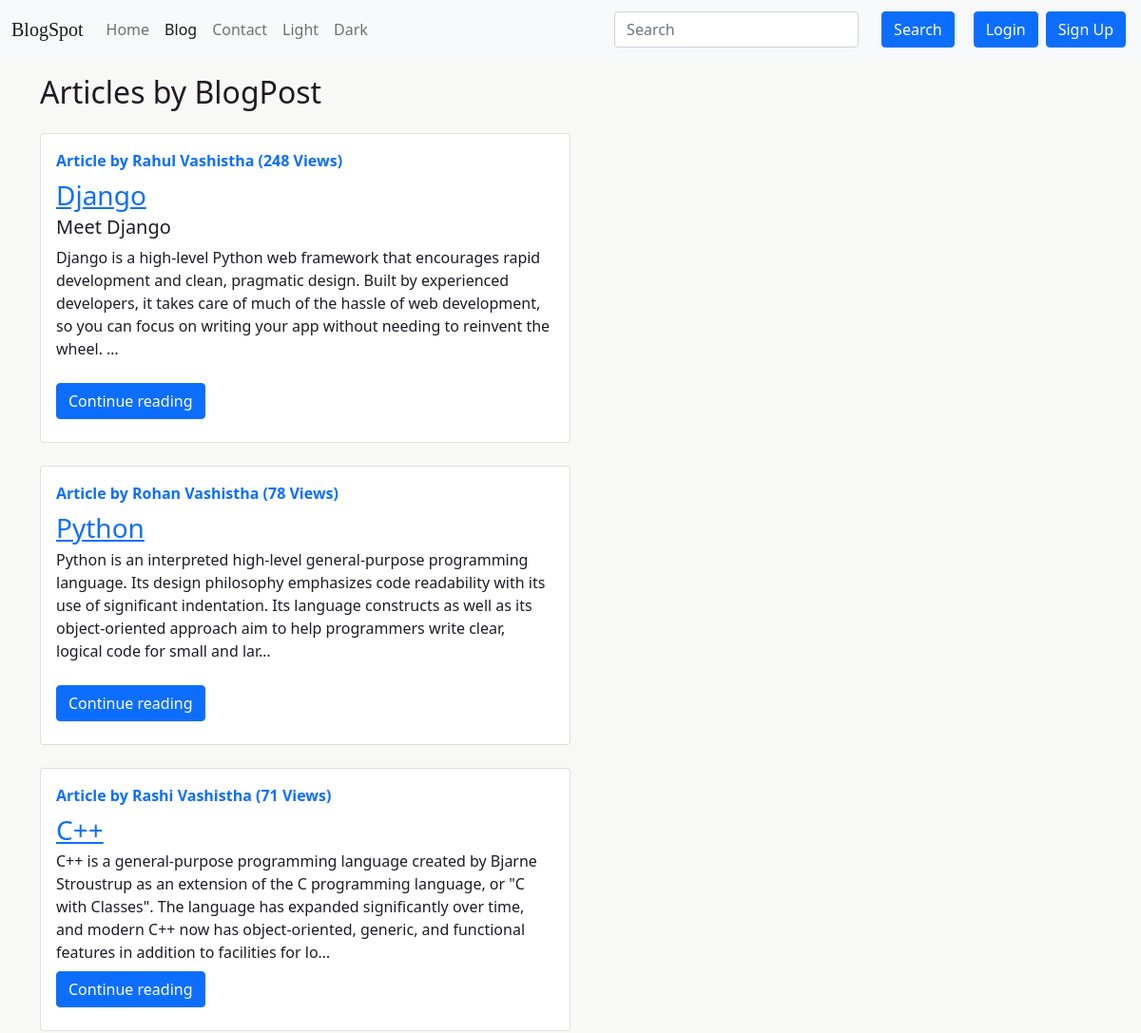
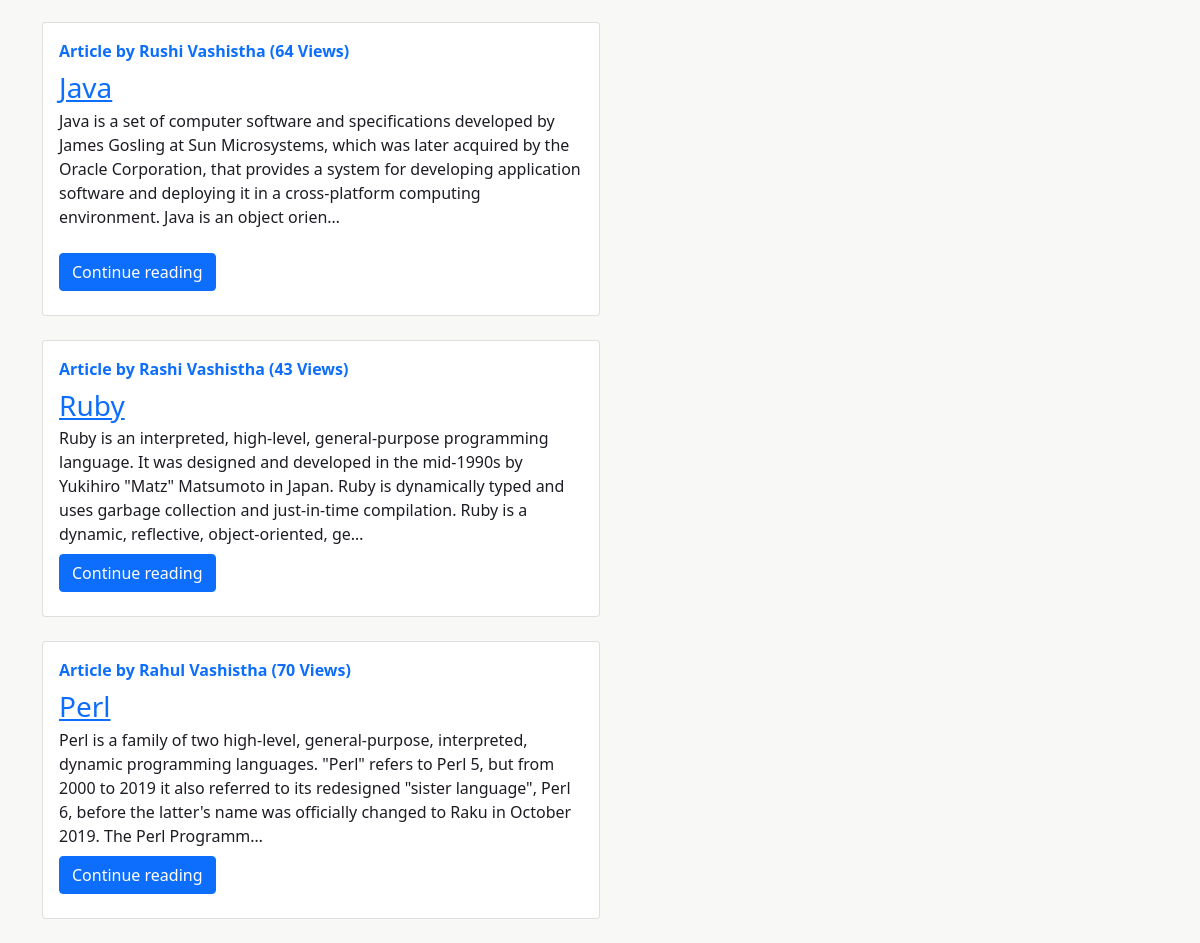
Screenshot of /blog/ with the database file from the repository (2 pictures, top to bottom).
### blog/models.py (models this page shows, shortened)
class Post(models.Model):
    sno = models.AutoField(primary_key=True)
    title = models.CharField(max_length=200)
    content = RichTextField()
    author = models.CharField(max_length=40)
    slug = models.CharField(max_length=140, blank=True, null=True)
    owner = models.ForeignKey('auth.User', related_name='snippets', on_delete=models.CASCADE)
    timeStamp = models.DateTimeField(auto_now=True)
    views = models.IntegerField(default=0, editable=False)

### blog/views.py (the view)
# urls.py: path('', views.PostListView.as_view(), name='post-list-view'),
class PostListView(ListView):
    model = Post
    template_name = 'blogHome.html'
    context_object_name = 'allPosts'

### blog/templates/blogHome.html (shortened to what this page needs)
{% extends "base.html" %}
{%block blogactive %} active {% endblock blogactive %}
{% block body %}
<div class="container my-3">
    <h2>Articles by BlogPost</h2>
    {% for post in allPosts %}
    <div class="col-md-6 my-4">
        <div class="card flex-md-row mb-4 box-shadow h-md-250">
            <div class="card-body d-flex flex-column align-items-start">
                <strong class="d-inline-block mb-2 text-primary">Article by {{post.author}}  ({{post.views}} Views)</strong>
                <h3 class="mb-0"><a href="/blog/{{post.slug}}" class="text-primary">{{post.title}}</a></h3>
                <p class="card-text mb-auto">{{post.content|safe| truncatechars:300}}</p>
                <div class="my-2">
                    <a href="/blog/{{post.slug}}" role="button" class="btn btn-primary">Continue reading</a>
                </div>
            </div>
        </div>
    </div>
    {% endfor %}
</div>
{% endblock body %}

### templates/base.html (shortened to what this page needs)
{% load humanize %}
{% load static %}
<!DOCTYPE html>
<html lang="en">
<head>
  <link href="https://cdn.jsdelivr.net/npm/bootstrap@5.1.0/dist/css/bootstrap.min.css" rel="stylesheet"
 />
  <link rel="stylesheet" href="https://cdnjs.cloudflare.com/ajax/libs/animate.css/4.1.1/animate.min.css"/>
  <link rel="stylesheet" type="text/css" href="/static/blogspot.css">
  <link id="stylesheet" rel="stylesheet" type="text/css" href="/static/light.css">
</head>
<body>
  <div class="navbar-container">
    <nav class="navbar navbar-expand-lg navbar-light bg-light" id="nav-mode">
      <div class="container-fluid">
        <a class="navbar-brand">BlogSpot</a>
        <div class="collapse navbar-collapse" id="navbarSupportedContent">
          <ul class="navbar-nav me-auto mb-2 mb-lg-0">
            <li class="nav-item">
              <a class="nav-link {% block homeactive %}{% endblock homeactive %}" aria-current="page" href="/">Home</a>
            </li>
            <li class="nav-item">
              <a class="nav-link {% block blogactive %}{% endblock blogactive %}" href="/blog">Blog</a>
            </li>
            <li class="nav-item">
              <a class="nav-link {% block contactactive %}{% endblock contactactive %}" href="/contactform">Contact</a>
            </li>
            <li class="nav-item">
              <a class="nav-link" onclick="setStyleSheet('/static/light.css', 'navbar navbar-expand-lg navbar-light bg-light', 'light')" href="#lightmode">Light</a>
            </li>
            <li class="nav-item">
              <a class="nav-link" onclick="setStyleSheet('/static/dark.css', 'navbar navbar-expand-lg navbar-dark bg-dark', 'dark')" href="#darkmode">Dark</a>
            </li>
          </ul>
          <form method="get" action="/search" class="d-flex">
            <input name="searchquery" id="searchquery" class="form-control me-2" type="search" placeholder="Search"
              aria-label="Search" />
            <button class="btn btn-primary mx-3" type="submit">
              Search
            </button>
          </form>
          {% if user.is_authenticated %}
          <ul class="navbar-nav ml-auto mb-2 mb-lg-0">
            <li class="nav-item dropdown">
              <a class="nav-link dropdown-toggle out" href="#" id="navbarDropdown" role="button"
                data-bs-toggle="dropdown" aria-expanded="false">
                Welcome {{request.user}}
              </a>
              <ul class="dropdown-menu" aria-labelledby="navbarDropdown">
                <li><a class="dropdown-item" href="/logout">Logout</a></li>
                <li><a class="dropdown-item" href="/changepassword" role="button">Change Password</a></li>
              </ul>
            </li>
          </ul>
          {% else %}
          <a class="btn btn-primary m-1 {% block loginactive %}{% endblock loginactive %}" href="/loginform"
            role="button">Login</a>
          <a class="btn btn-primary m-1 {% block signupactive %}{% endblock signupactive %}" href="/signupform"
            role="button">Sign Up</a>
          {% endif %}
        </div>
      </div>
    </nav>
  </div>
  {% block body %}{% endblock body %}
</body>
</html>

### static/blogspot.css (style rules this page uses)
.navbar-brand { font-family: 'Cedarville Cursive', cursive; color: blue; }
body { background-color: var(--bg); }

### static/light.css (style rules this page uses)
body { background-color: #F8F8F6; color: #1F1B24; }

### rows the page displays
Post: author "Rahul Vashistha", views "248", title "Django", content "Meet Django Django is a high-level Python web framework that encourages rapid development and clean, pragmatic design. Built by experienced developers, it takes care of much of the hassle of web development, so you can focus on writing your app without needing to reinvent the wheel. …"
Post: author "Rohan Vashistha", views "78", title "Python", content "Python is an interpreted high-level general-purpose programming language. Its design philosophy emphasizes code readability with its use of significant indentation. Its language constructs as well as its object-oriented approach aim to help programmers write clear, logical code for small and lar…"
Post: author "Rashi Vashistha", views "71", title "C++", content "C++ is a general-purpose programming language created by Bjarne Stroustrup as an extension of the C programming language, or \"C with Classes\". The language has expanded significantly over time, and modern C++ now has object-oriented, generic, and functional features in addition to facilities for lo…"
Post: author "Rushi Vashistha", views "64", title "Java", content "Java is a set of computer software and specifications developed by James Gosling at Sun Microsystems, which was later acquired by the Oracle Corporation, that provides a system for developing application software and deploying it in a cross-platform computing environment. Java is an object orien…"
Post: author "Rashi Vashistha", views "43", title "Ruby", content "Ruby is an interpreted, high-level, general-purpose programming language. It was designed and developed in the mid-1990s by Yukihiro \"Matz\" Matsumoto in Japan. Ruby is dynamically typed and uses garbage collection and just-in-time compilation. Ruby is a dynamic, reflective, object-oriented, ge…"
Post: author "Rahul Vashistha", views "70", title "Perl", content "Perl is a family of two high-level, general-purpose, interpreted, dynamic programming languages. \"Perl\" refers to Perl 5, but from 2000 to 2019 it also referred to its redesigned \"sister language\", Perl 6, before the latter's name was officially changed to Raku in October 2019. The Perl Programm…"
